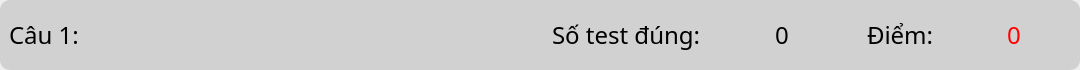
<?xml version="1.0" encoding="UTF-8"?>
<ui version="4.0">
 <class>ResultFrame</class>
 <widget class="QWidget" name="ResultFrame">
  <property name="geometry">
   <rect>
    <x>0</x>
    <y>0</y>
    <width>1080</width>
    <height>70</height>
   </rect>
  </property>
  <property name="minimumSize">
   <size>
    <width>600</width>
    <height>70</height>
   </size>
  </property>
  <property name="maximumSize">
   <size>
    <width>16777215</width>
    <height>70</height>
   </size>
  </property>
  <property name="font">
   <font>
    <family>iCiel Effra</family>
    <pointsize>14</pointsize>
    <weight>50</weight>
    <italic>false</italic>
    <bold>false</bold>
   </font>
  </property>
  <property name="windowTitle">
   <string>Form</string>
  </property>
  <property name="styleSheet">
   <string notr="true"/>
  </property>
  <layout class="QVBoxLayout" name="verticalLayout">
   <property name="spacing">
    <number>0</number>
   </property>
   <property name="leftMargin">
    <number>0</number>
   </property>
   <property name="topMargin">
    <number>0</number>
   </property>
   <property name="rightMargin">
    <number>0</number>
   </property>
   <property name="bottomMargin">
    <number>0</number>
   </property>
   <item>
    <widget class="QFrame" name="test_file_frame">
     <property name="minimumSize">
      <size>
       <width>1000</width>
       <height>0</height>
      </size>
     </property>
     <property name="maximumSize">
      <size>
       <width>16777215</width>
       <height>100</height>
      </size>
     </property>
     <property name="styleSheet">
      <string notr="true">background-color: rgb(209, 209, 209);
border-radius: 10px;</string>
     </property>
     <property name="frameShape">
      <enum>QFrame::StyledPanel</enum>
     </property>
     <property name="frameShadow">
      <enum>QFrame::Raised</enum>
     </property>
     <layout class="QHBoxLayout" name="horizontalLayout_2">
      <property name="leftMargin">
       <number>9</number>
      </property>
      <item>
       <widget class="QLabel" name="test_file_label">
        <property name="minimumSize">
         <size>
          <width>200</width>
          <height>0</height>
         </size>
        </property>
        <property name="maximumSize">
         <size>
          <width>16777215</width>
          <height>16777215</height>
         </size>
        </property>
        <property name="font">
         <font>
          <family>iCiel Effra Regular</family>
          <pointsize>18</pointsize>
          <weight>50</weight>
          <italic>false</italic>
          <bold>false</bold>
         </font>
        </property>
        <property name="styleSheet">
         <string notr="true"/>
        </property>
        <property name="text">
         <string>Câu 1:</string>
        </property>
        <property name="wordWrap">
         <bool>true</bool>
        </property>
       </widget>
      </item>
      <item>
       <widget class="QFrame" name="frame">
        <property name="minimumSize">
         <size>
          <width>0</width>
          <height>0</height>
         </size>
        </property>
        <property name="maximumSize">
         <size>
          <width>16777215</width>
          <height>16777215</height>
         </size>
        </property>
        <property name="frameShape">
         <enum>QFrame::StyledPanel</enum>
        </property>
        <property name="frameShadow">
         <enum>QFrame::Raised</enum>
        </property>
        <layout class="QHBoxLayout" name="horizontalLayout">
         <property name="spacing">
          <number>0</number>
         </property>
         <property name="leftMargin">
          <number>0</number>
         </property>
         <property name="topMargin">
          <number>0</number>
         </property>
         <property name="rightMargin">
          <number>0</number>
         </property>
         <property name="bottomMargin">
          <number>0</number>
         </property>
         <item>
          <widget class="QFrame" name="frame_2">
           <property name="frameShape">
            <enum>QFrame::StyledPanel</enum>
           </property>
           <property name="frameShadow">
            <enum>QFrame::Raised</enum>
           </property>
           <layout class="QHBoxLayout" name="horizontalLayout_3">
            <property name="spacing">
             <number>0</number>
            </property>
            <property name="leftMargin">
             <number>0</number>
            </property>
            <property name="topMargin">
             <number>0</number>
            </property>
            <property name="rightMargin">
             <number>0</number>
            </property>
            <property name="bottomMargin">
             <number>0</number>
            </property>
            <item>
             <widget class="QFrame" name="frame_3">
              <property name="frameShape">
               <enum>QFrame::StyledPanel</enum>
              </property>
              <property name="frameShadow">
               <enum>QFrame::Raised</enum>
              </property>
              <layout class="QGridLayout" name="gridLayout_3">
               <property name="leftMargin">
                <number>0</number>
               </property>
               <property name="topMargin">
                <number>0</number>
               </property>
               <property name="rightMargin">
                <number>0</number>
               </property>
               <property name="bottomMargin">
                <number>0</number>
               </property>
               <property name="spacing">
                <number>0</number>
               </property>
               <item row="0" column="0">
                <widget class="QFrame" name="frame_5">
                 <property name="minimumSize">
                  <size>
                   <width>150</width>
                   <height>0</height>
                  </size>
                 </property>
                 <property name="maximumSize">
                  <size>
                   <width>16777215</width>
                   <height>16777215</height>
                  </size>
                 </property>
                 <property name="frameShape">
                  <enum>QFrame::StyledPanel</enum>
                 </property>
                 <property name="frameShadow">
                  <enum>QFrame::Raised</enum>
                 </property>
                 <layout class="QGridLayout" name="gridLayout_5">
                  <item row="0" column="0">
                   <widget class="QLabel" name="label">
                    <property name="font">
                     <font>
                      <family>iCiel Effra Regular</family>
                      <pointsize>18</pointsize>
                     </font>
                    </property>
                    <property name="text">
                     <string>Số test đúng:</string>
                    </property>
                   </widget>
                  </item>
                 </layout>
                </widget>
               </item>
               <item row="0" column="1">
                <widget class="QFrame" name="frame_6">
                 <property name="minimumSize">
                  <size>
                   <width>50</width>
                   <height>0</height>
                  </size>
                 </property>
                 <property name="maximumSize">
                  <size>
                   <width>50</width>
                   <height>16777215</height>
                  </size>
                 </property>
                 <property name="font">
                  <font>
                   <pointsize>15</pointsize>
                  </font>
                 </property>
                 <property name="frameShape">
                  <enum>QFrame::StyledPanel</enum>
                 </property>
                 <property name="frameShadow">
                  <enum>QFrame::Raised</enum>
                 </property>
                 <layout class="QGridLayout" name="gridLayout_6">
                  <property name="leftMargin">
                   <number>0</number>
                  </property>
                  <property name="topMargin">
                   <number>0</number>
                  </property>
                  <property name="rightMargin">
                   <number>0</number>
                  </property>
                  <property name="bottomMargin">
                   <number>0</number>
                  </property>
                  <property name="spacing">
                   <number>0</number>
                  </property>
                  <item row="0" column="0">
                   <widget class="QLabel" name="correct_num">
                    <property name="font">
                     <font>
                      <family>iCiel Effra Regular</family>
                      <pointsize>18</pointsize>
                     </font>
                    </property>
                    <property name="text">
                     <string>0</string>
                    </property>
                    <property name="alignment">
                     <set>Qt::AlignCenter</set>
                    </property>
                   </widget>
                  </item>
                 </layout>
                </widget>
               </item>
              </layout>
             </widget>
            </item>
            <item>
             <widget class="QFrame" name="frame_4">
              <property name="frameShape">
               <enum>QFrame::StyledPanel</enum>
              </property>
              <property name="frameShadow">
               <enum>QFrame::Raised</enum>
              </property>
              <layout class="QGridLayout" name="gridLayout_4">
               <property name="leftMargin">
                <number>20</number>
               </property>
               <property name="topMargin">
                <number>0</number>
               </property>
               <property name="rightMargin">
                <number>0</number>
               </property>
               <property name="bottomMargin">
                <number>0</number>
               </property>
               <property name="spacing">
                <number>0</number>
               </property>
               <item row="0" column="0">
                <widget class="QFrame" name="frame_7">
                 <property name="minimumSize">
                  <size>
                   <width>100</width>
                   <height>0</height>
                  </size>
                 </property>
                 <property name="maximumSize">
                  <size>
                   <width>100</width>
                   <height>16777215</height>
                  </size>
                 </property>
                 <property name="frameShape">
                  <enum>QFrame::StyledPanel</enum>
                 </property>
                 <property name="frameShadow">
                  <enum>QFrame::Raised</enum>
                 </property>
                 <layout class="QGridLayout" name="gridLayout_7">
                  <item row="0" column="0">
                   <widget class="QLabel" name="label_3">
                    <property name="font">
                     <font>
                      <family>iCiel Effra Regular</family>
                      <pointsize>18</pointsize>
                     </font>
                    </property>
                    <property name="text">
                     <string>Điểm:</string>
                    </property>
                   </widget>
                  </item>
                 </layout>
                </widget>
               </item>
               <item row="0" column="1">
                <widget class="QFrame" name="frame_8">
                 <property name="minimumSize">
                  <size>
                   <width>50</width>
                   <height>0</height>
                  </size>
                 </property>
                 <property name="maximumSize">
                  <size>
                   <width>50</width>
                   <height>16777215</height>
                  </size>
                 </property>
                 <property name="frameShape">
                  <enum>QFrame::StyledPanel</enum>
                 </property>
                 <property name="frameShadow">
                  <enum>QFrame::Raised</enum>
                 </property>
                 <layout class="QGridLayout" name="gridLayout_8">
                  <property name="leftMargin">
                   <number>0</number>
                  </property>
                  <property name="topMargin">
                   <number>0</number>
                  </property>
                  <property name="rightMargin">
                   <number>0</number>
                  </property>
                  <property name="bottomMargin">
                   <number>0</number>
                  </property>
                  <property name="spacing">
                   <number>0</number>
                  </property>
                  <item row="0" column="0">
                   <widget class="QLabel" name="Score_box">
                    <property name="minimumSize">
                     <size>
                      <width>50</width>
                      <height>0</height>
                     </size>
                    </property>
                    <property name="maximumSize">
                     <size>
                      <width>50</width>
                      <height>16777215</height>
                     </size>
                    </property>
                    <property name="font">
                     <font>
                      <family>iCiel Effra Regular</family>
                      <pointsize>18</pointsize>
                     </font>
                    </property>
                    <property name="styleSheet">
                     <string notr="true">color: rgb(255,0,0);</string>
                    </property>
                    <property name="text">
                     <string>0</string>
                    </property>
                    <property name="alignment">
                     <set>Qt::AlignCenter</set>
                    </property>
                   </widget>
                  </item>
                 </layout>
                </widget>
               </item>
              </layout>
             </widget>
            </item>
           </layout>
          </widget>
         </item>
        </layout>
       </widget>
      </item>
     </layout>
    </widget>
   </item>
  </layout>
 </widget>
 <resources/>
 <connections/>
</ui>
